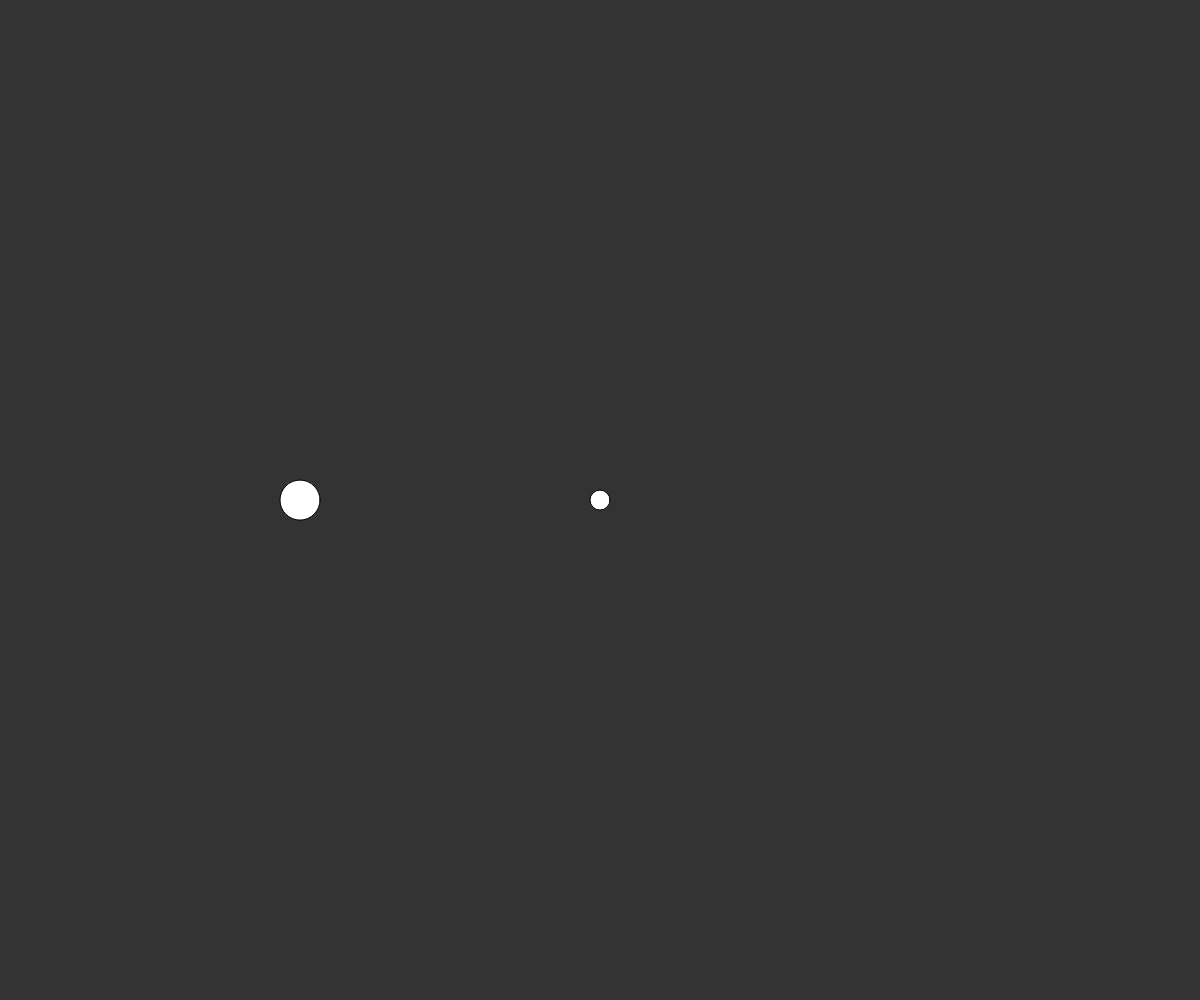
Frame 1 (no input)
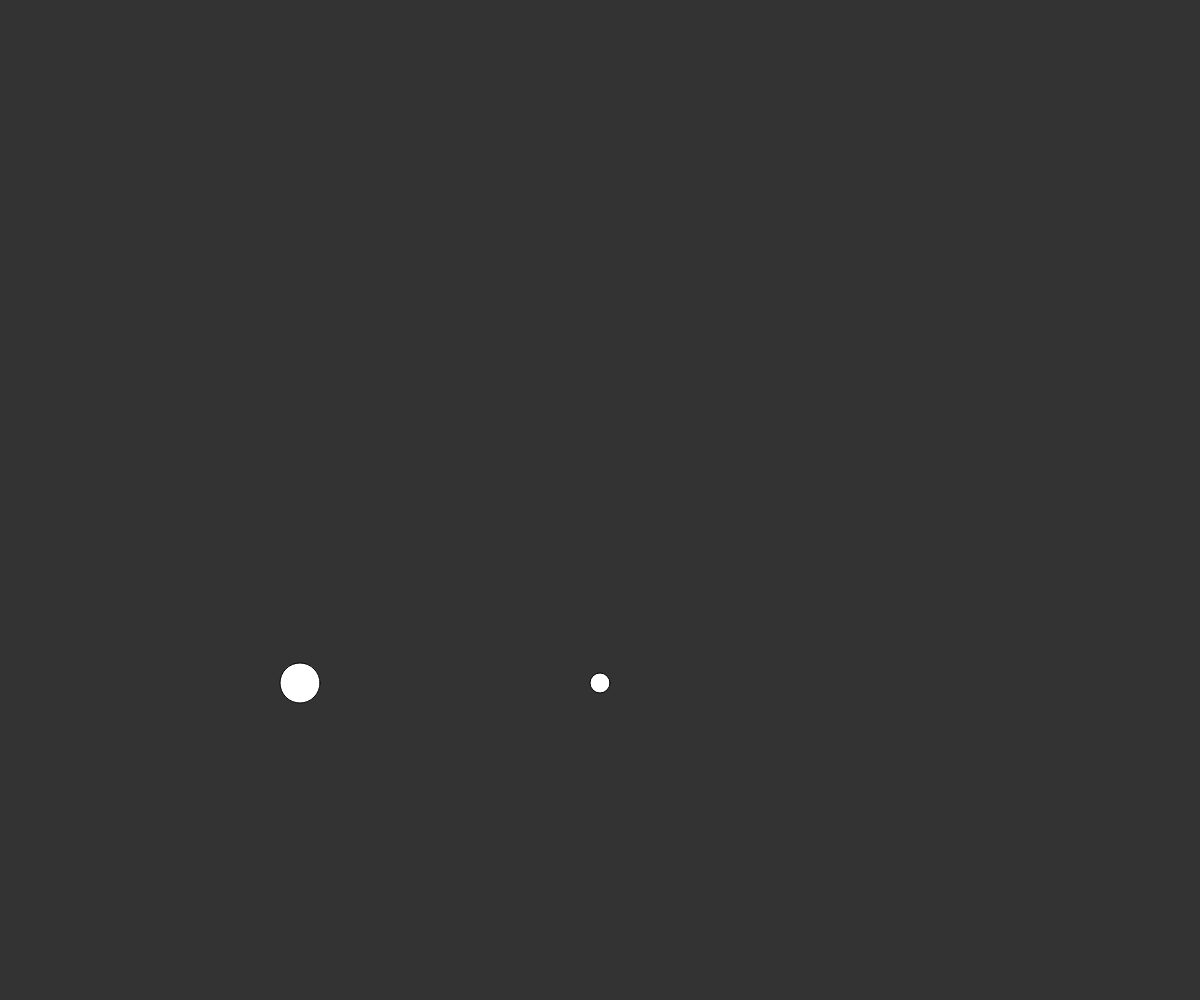
Frame 60 (no input)
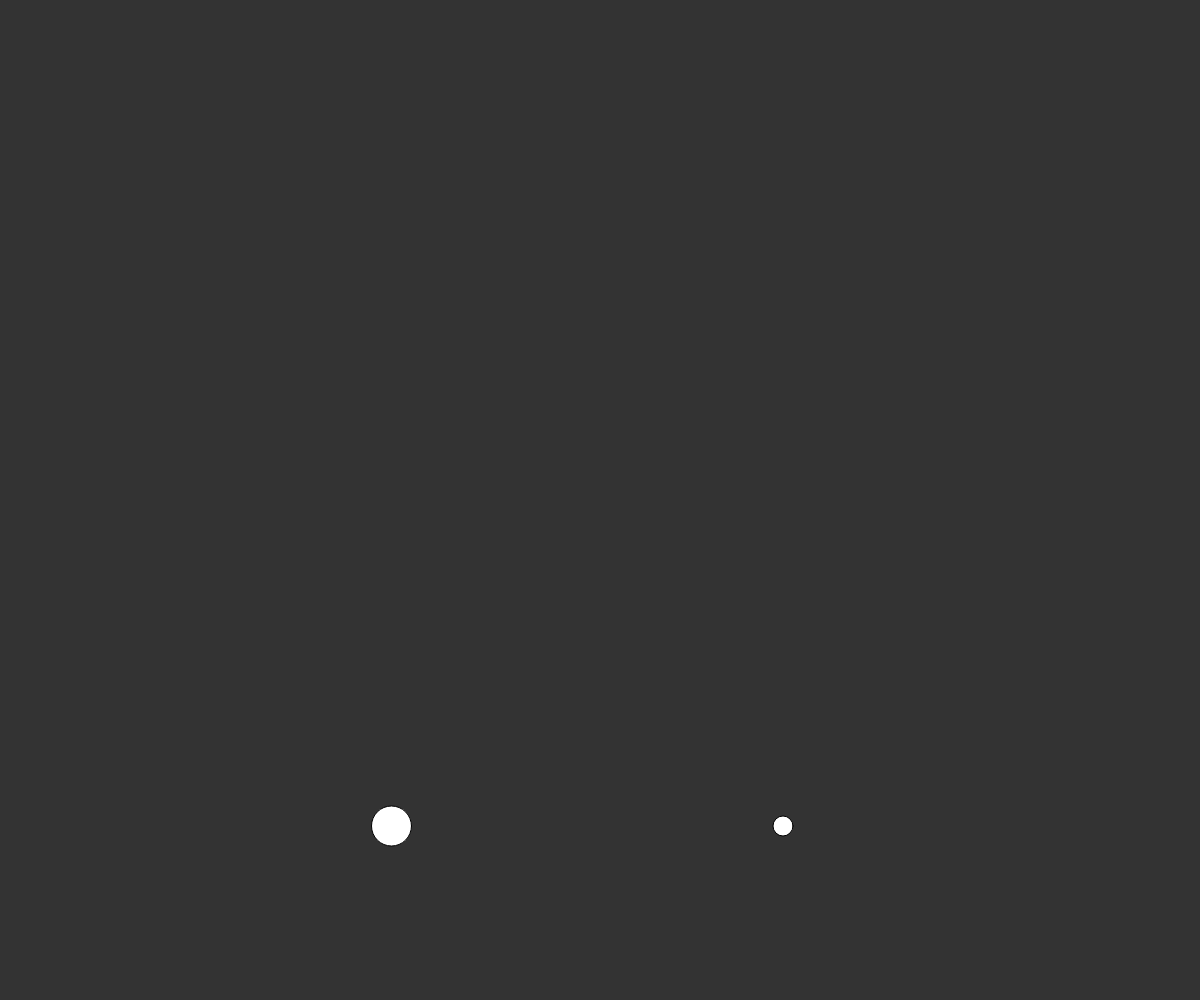
Frame 120 (the mouse pressed at the canvas centre since frame 60)

The p5.js sketch that drew these frames (run headless with seeded random() and noise() and a simulated clock; from frame 60 on, the mouse is pressed at the canvas centre):

// p5.js sketch
// ── sketch.js

function setup() {
    createCanvas(window.innerWidth,window.innerHeight);
    p = new Particle(width/2, height/2 ,2);
    p2 = new Particle(width/4, height/2, 4);
}

function updateP(part, g) {
    part.applayForce(g);
    if (mouseIsPressed){
        let wind = createVector(0.2,0);
        part.applayForce(wind);
    }
    part.update();
    part.edge();
    part.display();

}
function draw() {
    background(51);
    let gravity1 = createVector(0,0.1*p.mas);
    let gravity2 = createVector(0,0.1*p2.mas);
    updateP(p, gravity1);
    updateP(p2,gravity2);

}
// ── particle.js
class Particle {
    constructor(x,y,mas) {
        this.pos = createVector(x,y);
        this.vel = createVector(0,0);
        this.acc = createVector(0,0);
        this.mas = mas;
    }
    update() {
        this.vel.add(this.acc);
        this.pos.add(this.vel);
        this.acc.set(0);

    }
    display() {
        fill(255);
        ellipse(this.pos.x,this.pos.y,this.mas*10,this.mas*10);
    }
    applayForce(force) {
        // don't chaneg the force, use it's value (can be better if this copy is not created each time)
        let forceCopy = force.copy();
        forceCopy.div(this.mas);
        this.acc = this.acc.add(forceCopy);
    }
    edge() {
        if (this.pos.y < 0 || this.pos.y > height) {
          this.vel.y *=-1;
        }
        if (this .pos.x < 0 || this.pos.x > width ) {
          this.vel.x *=-1;
        }
    }
}
